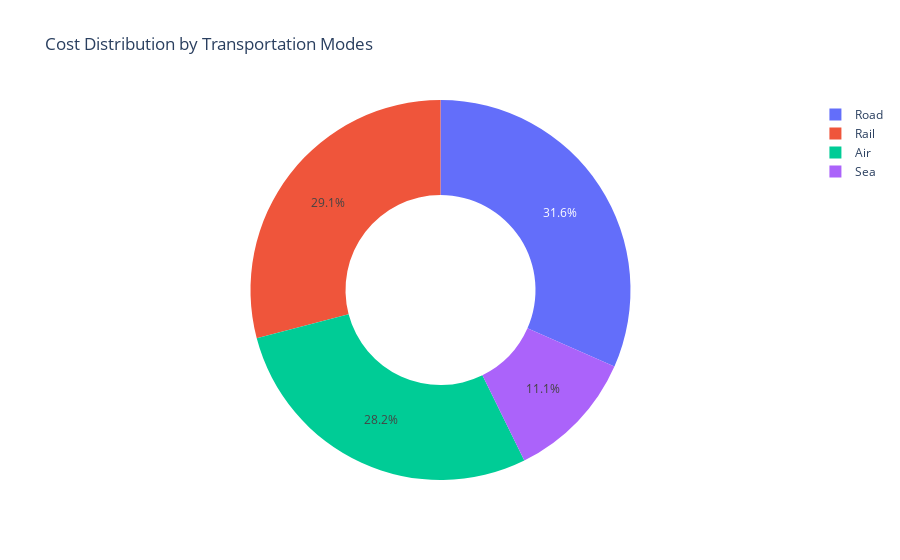

The notebook cell this image was saved under:
### Code cell
# Create the pie chart
transportation_chart = px.pie(data, 
                              names='Transportation modes', 
                              values='Costs', 
                              title='Cost Distribution by Transportation Modes',
                              hole=0.5,  # Create a donut chart with hole
                              color_discrete_sequence=px.colors.qualitative.Plotly)  # Using Plotly qualitative colors

# Show the chart
transportation_chart.show()

### Figure 1 — Plotly figure (JSON) as saved in the notebook; plotly's stock layout.template omitted (floating-point values rounded to 4 significant figures)
{"data": [{"domain": {"x": [0, 1], "y": [0, 1]}, "hole": 0.5, "hovertemplate": "Transportation modes=%{label}<br>Costs=%{value}<extra></extra>", "labels": ["Road", "Road", "Rail", "Air", "Road", "Sea", "Road", "Sea", "Road", "Air", "Road", "Air", "Sea", "Air", "Air", "Air", "Road", "Rail", "Air", "Road", "Road", "Rail", "Sea", "Sea", "Air", "Sea", "Air", "Air", "Road", "Sea", "Road", "Rail", "Rail", "Road", "Rail", "Rail", "Rail", "Road", "Air", "Air", "Road", "Sea", "Air", "Road", "Air", "Rail", "Sea", "Air", "Rail", "Road", "Rail", "Air", "Road", "Road", "Rail", "Road", "Rail", "Air", "Rail", "Air", "Road", "Sea", "Sea", "Rail", "Rail", "Rail", "Road", "Road", "Rail"], "legendgroup": "", "name": "", "showlegend": true, "type": "pie", "values": [187.8, 503.1, 254.8, 923.4, 235.5, 134.4, 802.1, 505.6, 806.1, 126.7, 547.2, 929.2, 127.9, 865.5, 670.9, 758.7, 458.5, 617.9, 123.4, 764.9, 880.1, 609.4, 371.3, 553.4, 403.8, 183.9, 339.7, 653.7, 529.8, 275.5, 635.7, 610.5, 495.3, 380.4, 581.6, 768.7, 496.2, 695.0, 602.9, 750.7, 814.1, 323.0, 832.2, 110.4, 312.6, 430.2, 687.3, 771.2, 555.9, 393.8, 299.7, 207.7, 183.3, 405.2, 677.9, 866.5, 341.6, 873.1, 997.4, 351.5, 842.7, 879.4, 103.9, 990.1, 996.8, 230.1, 188.7, 540.1, 882.2]}], "layout": {"autosize": true, "legend": {"tracegroupgap": 0}, "piecolorway": ["#636EFA", "#EF553B", "#00CC96", "#AB63FA", "#FFA15A", "#19D3F3", "#FF6692", "#B6E880", "#FF97FF", "#FECB52"], "title": {"text": "Cost Distribution by Transportation Modes"}}}
